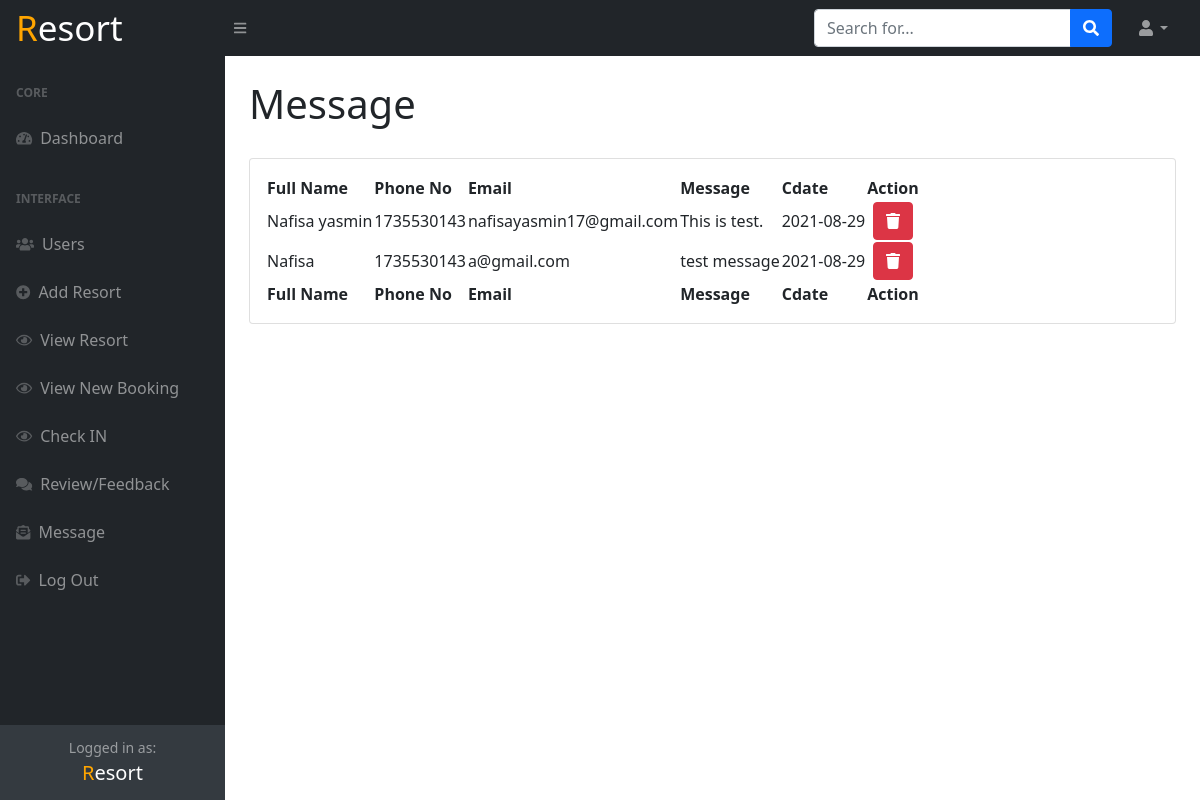
The app's page /Dashboard/admin/message.php with its own data.
### tables this page shows
CREATE TABLE `contact` (
  `id` int(11) NOT NULL,
  `fullname` varchar(100) DEFAULT NULL,
  `phoneno` int(11) DEFAULT NULL,
  `email` text DEFAULT NULL,
  `message` text DEFAULT NULL,
  `cdate` date DEFAULT current_timestamp(),
  `approval` varchar(255) DEFAULT NULL
);

### Dashboard/admin/message.php (the view, shortened to what this page needs)
<?php
include ('conn.php');
$sql="SELECT * FROM `contact`";
$result=mysqli_query($con, $sql);
?>
<!DOCTYPE html>
<html lang="en">
<head>
    <link href="https://cdn.jsdelivr.net/npm/simple-datatables@latest/dist/style.css" rel="stylesheet" />
    <link href="css/styles.css" rel="stylesheet" />
</head>
<body class="sb-nav-fixed">
    <nav class="sb-topnav navbar navbar-expand navbar-dark bg-dark">
        <a style="font-size: 35px;" class="navbar-brand ps-3" href="#"><span style="color: orange;">R</span>esort</a>
        <button class="btn btn-link btn-sm order-1 order-lg-0 me-4 me-lg-0" id="sidebarToggle" href="#!"><i class="fas fa-bars"></i></button>
        <form class="d-none d-md-inline-block form-inline ms-auto me-0 me-md-3 my-2 my-md-0">
            <div class="input-group">
                <input class="form-control" type="text" placeholder="Search for..." aria-label="Search for..." aria-describedby="btnNavbarSearch" />
                <button class="btn btn-primary" id="btnNavbarSearch" type="button"><i class="fas fa-search"></i></button>
            </div>
        </form>
        <ul class="navbar-nav ms-auto ms-md-0 me-3 me-lg-4">
            <li class="nav-item dropdown">
                <a class="nav-link dropdown-toggle" id="navbarDropdown" href="#" role="button" data-bs-toggle="dropdown" aria-expanded="false"><i class="fas fa-user fa-fw"></i></a>
            </li>
        </ul>
    </nav>
    <div id="layoutSidenav">
        <?php
            include_once 'sidebar.php';
            ?>
        <div id="layoutSidenav_content">
            <main>
                <div class="container-fluid px-4">
                    <h1 style="margin-bottom: 30px" class="mt-4">Message</h1>
                        <div class="card mb-4">
                            <div class="card-body">
                                <table id="datatablesSimple">
                                    <thead>
                                        <tr>
                                            <th>Full Name</th>
                                            <th>Phone No</th>
                                            <th>Email</th>
                                            <th>Message</th>
                                            <th>Cdate</th>
                                            <th>Action</th>
                                        </tr>
                                    </thead>
                                    <tfoot>
                                        <tr>
                                            <th>Full Name</th>
                                            <th>Phone No</th>
                                            <th>Email</th>
                                            <th>Message</th>
                                            <th>Cdate</th>
                                            <th>Action</th>
                                        </tr>
                                    </tfoot>
                                    <tbody>
                                        <?php
                                        while($row=mysqli_fetch_assoc($result)){
                                            ?>
                                            <tr>
                                                <td><?php echo $row['fullname']; ?></td>
                                                <td><?php echo $row['phoneno']; ?></td>
                                                <td><?php echo $row['email']; ?></td>
                                                <td><?php echo $row['message']; ?></td>
                                                <td><?php echo $row['cdate']; ?></td>
                                                <td style="text-align: center"><a class="btn btn-danger" href="message.php?delete_id=<?php echo $row['id']; ?>"><i  class="fas fa-trash"></i></a></td>
                                            </tr>
                                            <?php
                                        }
                                        ?>
                                    </tbody>
                                </table>
                            </div>
                        </div>
                    </div>
                </main>
            </div>
        </div>
    </body>
    </html>

### records on screen
contact: fullname "Nafisa yasmin", phoneno "1735530143", email "nafisayasmin17@gmail.com", message "This is test.", cdate "2021-08-29"
contact: fullname "Nafisa", phoneno "1735530143", email "a@gmail.com", message "test message", cdate "2021-08-29"
